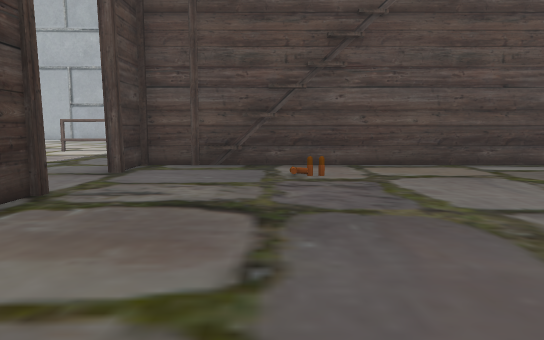
view 1 (above)

24 first-person views from a walk through a scene from a Unity 3-D project. The camera is 1.5 m above the floor, tilts 6° down and sees 70° across. The floor is counted in squares, 2 m on a side. Each view is taken from the middle of a square. On the plan, view 1 faces up. The plan holds only what a view shows up to about 12 squares ahead; the rest is blank. The place goes on beyond the plan. The player character is not drawn.

view 2
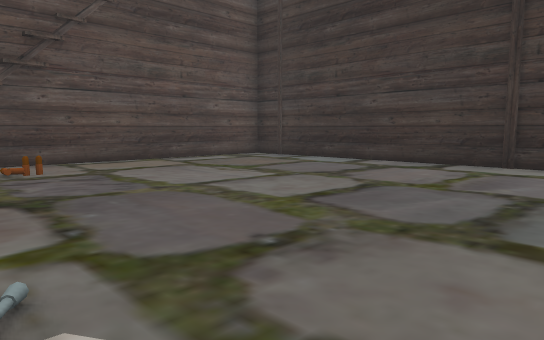

view 3
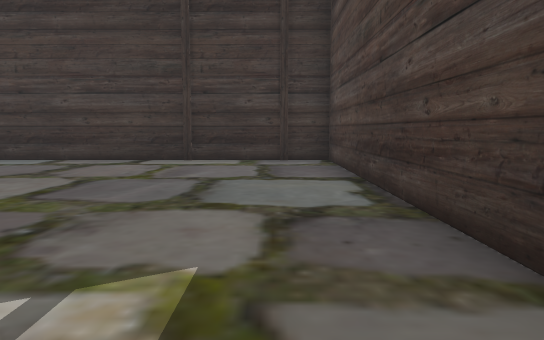

view 4
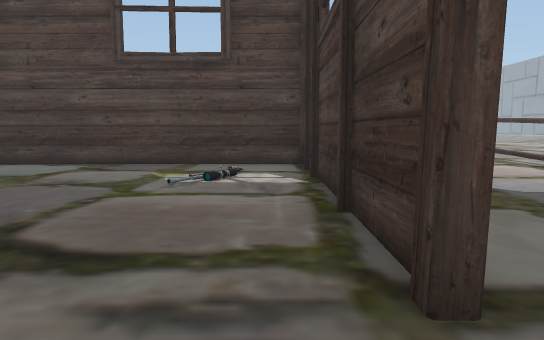

view 5
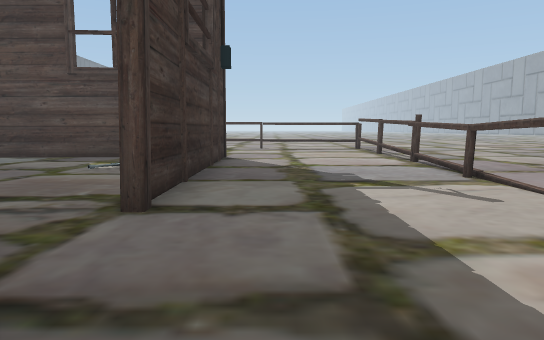

view 6
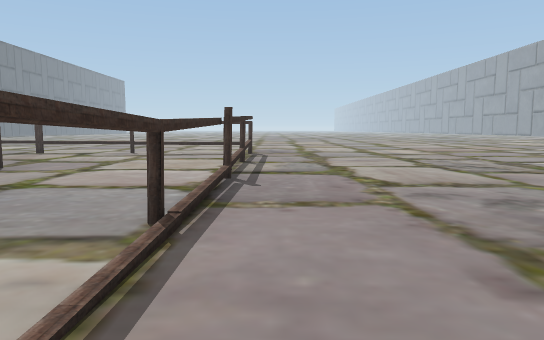

view 7
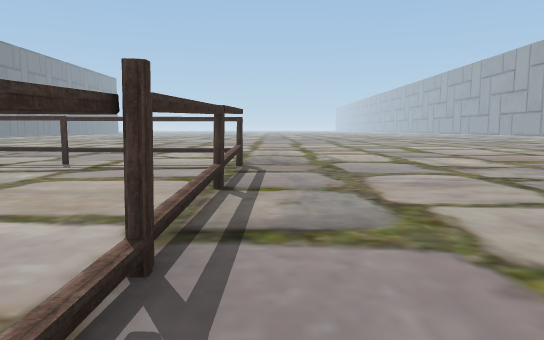

view 8
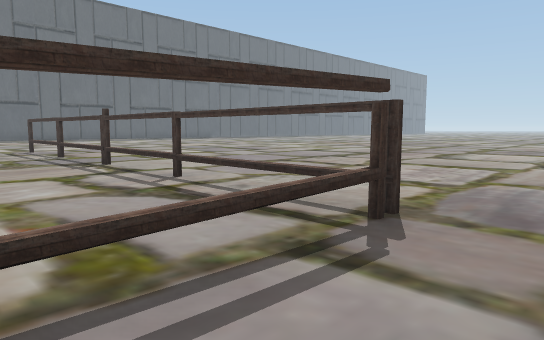

view 9
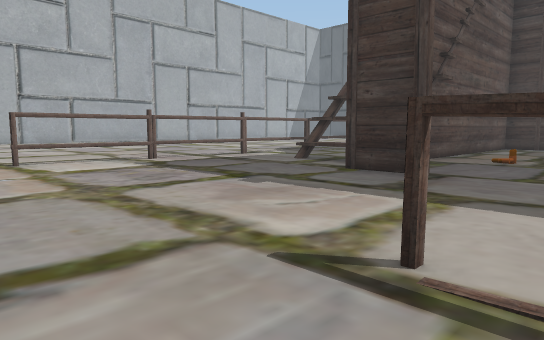

view 10
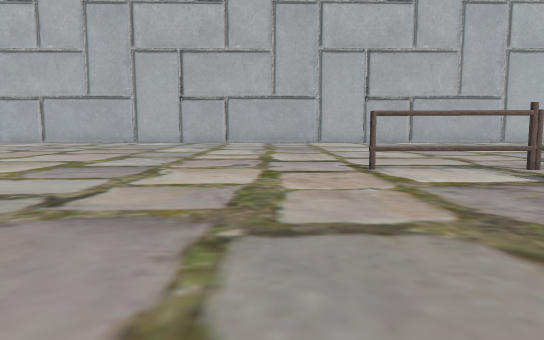

view 11
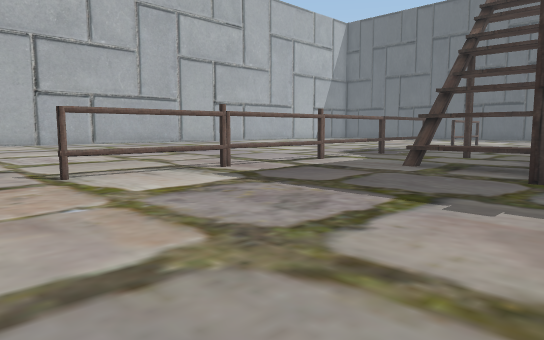

view 12
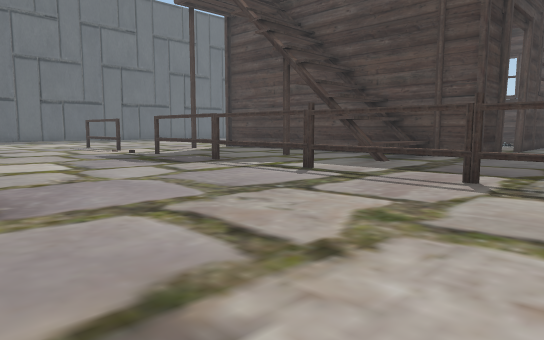

view 13
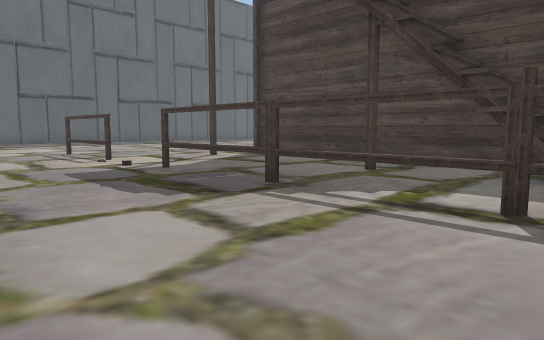

view 14
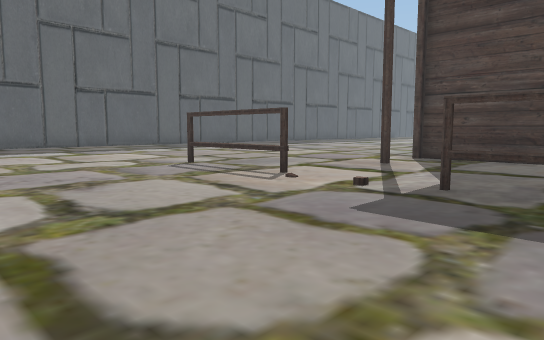

view 15
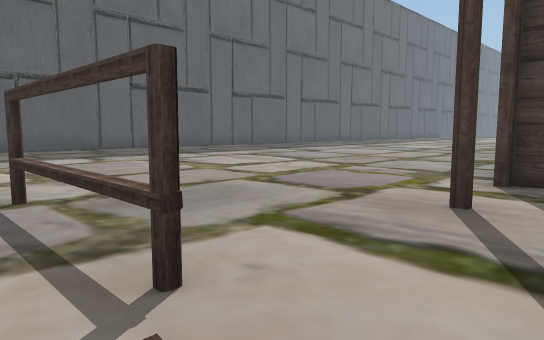

view 16
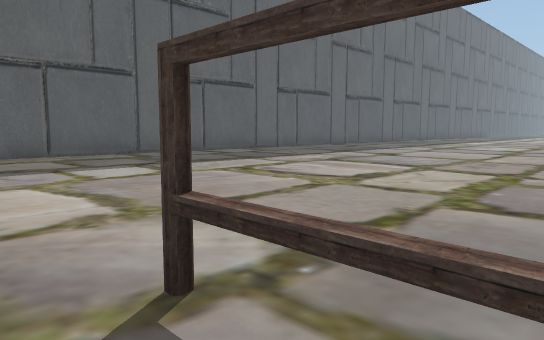

view 17
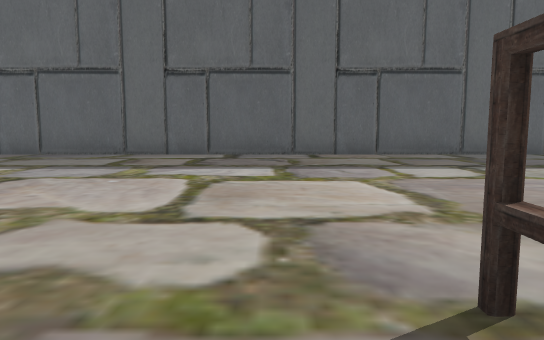

view 18
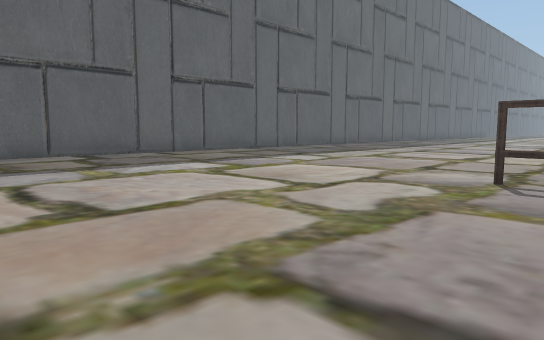

view 19
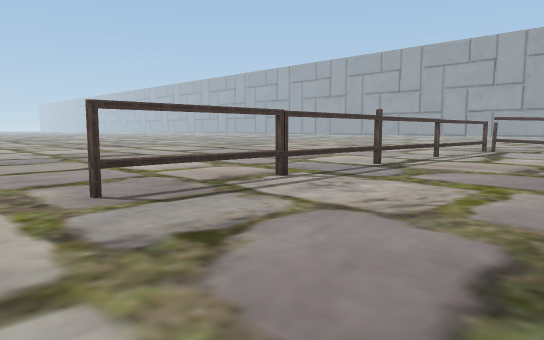

view 20
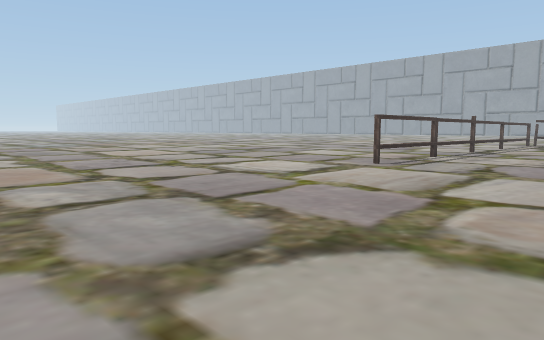

view 21
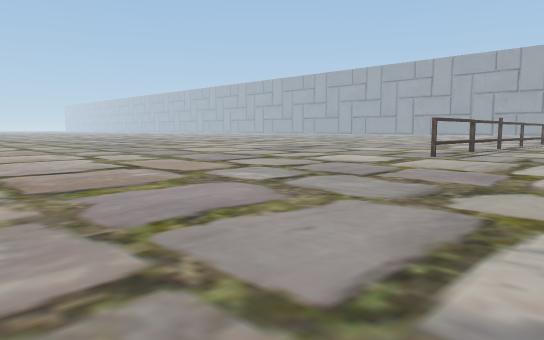

view 22
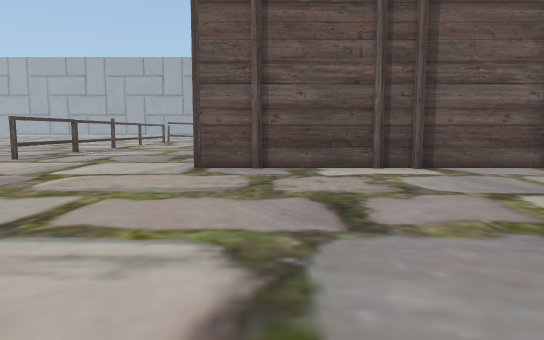

view 23
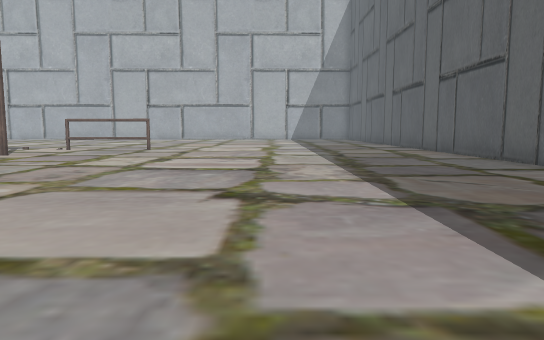

view 24
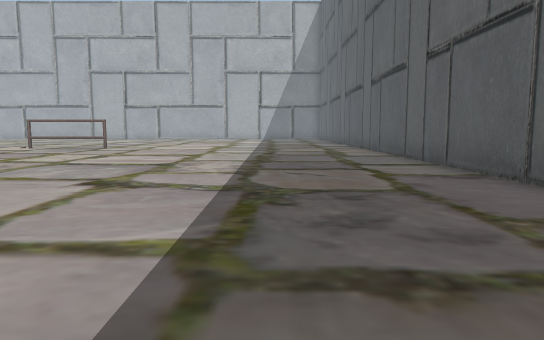

### Floor plan
Key: @ floor where view 1 was taken; # wall or solid block; x gap in a wall; . floor; = window, fence, low wall or low ledge; ^ raised ledge; T thing the floor can be seen under or through; O other object.
Columns run from 14 left of view 1 to 21 right of it. Each row starts with its distance up from view 1.
 19        .....           ....   .....#
 18 .....................  ............#
 17 ...................................#
 16 ...................................#
 15 ...................................#
 14 ...................................#
 13 .......TTTT==TTTTTTT..TT=..........#
 12  ..................................#
 11  .............#.#..................#
 10   ...........^.......#.............#
  9    ..........^.....................#
  8    ........###########.............#
  7     .......#.........#.............#
  6      ..........O.....#.............#
  5      ................#.............#
  4      ..T...#.........#.............#
  3     ...T...#.........#.............#
  2     ...T...#.........#.............
  1    ....T...#.O.......#............
  0   .....T...#..@......#............
 -1   .....x...#.........#...........
 -2  ......#...###########.......  .
 -3 .......=.....     .............
 -4 .......x.......................
 -5 .......=.......................
 -6 .......=.......................
 -7 .......=============..........
 -8 ..............................
 -9 ..............................
-10 ..............................
-11 ................  ............
-12       .........   ...........
-13        ....... ..............
-14        ......  ..... ........

Positions as (right, up) in squares from view 1, and headings:
1: (0, 0), facing up
2: (-1, -1), facing up-right
3: (-2, -1), facing right
4: (-2, 6), facing down
5: (-4, 8), facing down
6: (-8, 5), facing down
7: (-8, 1), facing down
8: (-9, -4), facing down-right
9: (-9, 4), facing up-right
10: (-9, 6), facing up
11: (-9, 7), facing up-right
12: (-6, 19), facing down-right
13: (-2, 17), facing down-right
14: (3, 18), facing down-right
15: (6, 14), facing down-right
16: (9, 14), facing down-right
17: (9, 14), facing right
18: (9, 19), facing down-right
19: (7, -3), facing down-left
20: (13, -3), facing down-left
21: (16, -3), facing down-left
22: (15, -1), facing left
23: (15, -1), facing up
24: (17, -2), facing up
